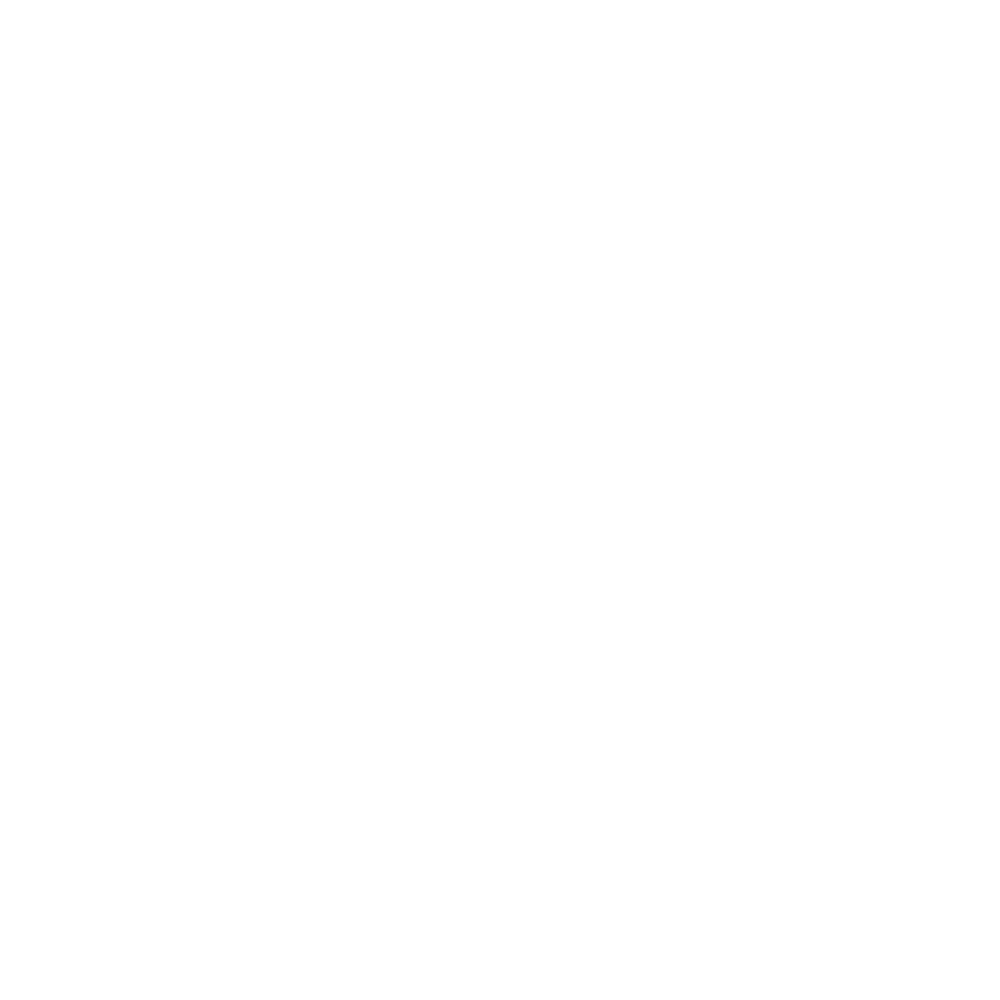
Frame 1 (no input)
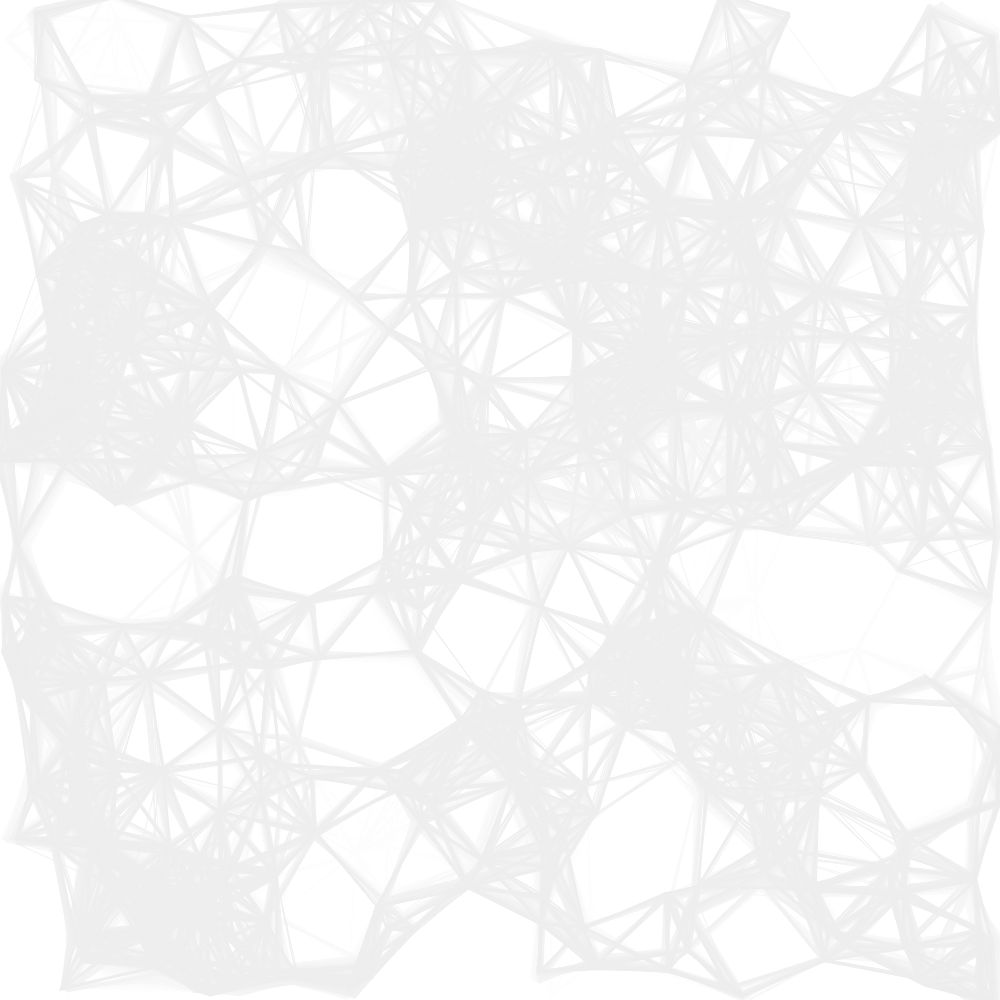
Frame 60 (no input)
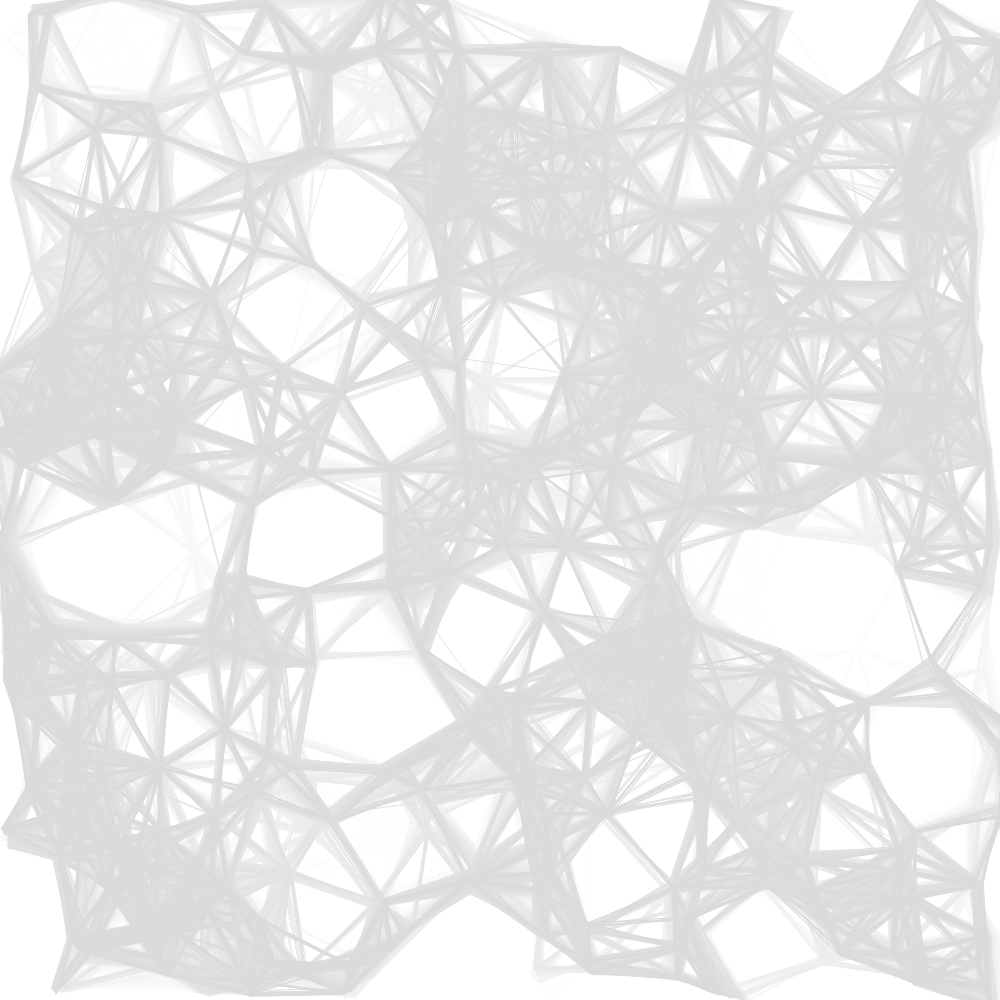
Frame 120 (the mouse pressed at the canvas centre since frame 60)

The p5.js sketch that drew these frames (run headless with seeded random() and noise() and a simulated clock; from frame 60 on, the mouse is pressed at the canvas centre):

// p5.js sketch
// ── sketch.js
var totalBubbles;
var bubbles;

function createRandomBubble(bubbleSize) {
	return new Bubble(random(0, width),
		                random(0, height),
										bubbleSize);
}

function setup() {
	
  //createCanvas(windowWidth, windowHeight);
  background(255);
	
	var w = windowWidth;
	var h = windowHeight;
	
	if(w > h) {
		w = h;
	} else {
		h = w;
	}
	
	createCanvas(w, h);
	
	totalBubbles = 500;
	
	var bubbleSize = width / 10;
	//var bubbleSize = floor((width * height) * 0.00025);
	
	print(bubbleSize);
	
	bubbles = [];

	for (var i = 0; i < totalBubbles; i++) {
		bubbles[i] = createRandomBubble(bubbleSize);
	}
}

function draw() {
	
	var overlaps = 0;
	
  // noprotect
	for (var i = 0; i < bubbles.length; i++) {
		bubbles[i].move();
    for(var j = i+1; j < bubbles.length; j++) {
      var b1 = bubbles[i];
      var b2 = bubbles[j];
      if(dist(b1.x, b1.y, b2.x, b2.y) < b1.size) {
        stroke(map(bubbles.length, 0, totalBubbles, 100, 255));
        line(b1.x, b1.y, b2.x, b2.y);
				overlaps++;
      }
    }
	}

  bubbles.pop();
	
	if(bubbles.length == 0) {
		noLoop();
	}
  
}
// ── bubble.js
class Bubble {
	constructor(x, y, size) {
		this.x = x;
		this.y = y;
		this.size = size;
	}
	
	show() {
		fill(0, 50);
		ellipse(this.x, this.y, this.size, this.size);
	}
	
	move() {
		this.x = this.x + random(-2, 2);
		this.y = this.y + random(-2, 2);
	}
}
// ── style.css
html, body {
  margin: 0;
  padding: 0;
	height: 100%;
}

canvas {
  display: block;
}

body {
  margin: 0;
  display: flex;

  /* This centers our sketch horizontally. */
  justify-content: center;

  /* This centers our sketch vertically. */
  align-items: center;
}
